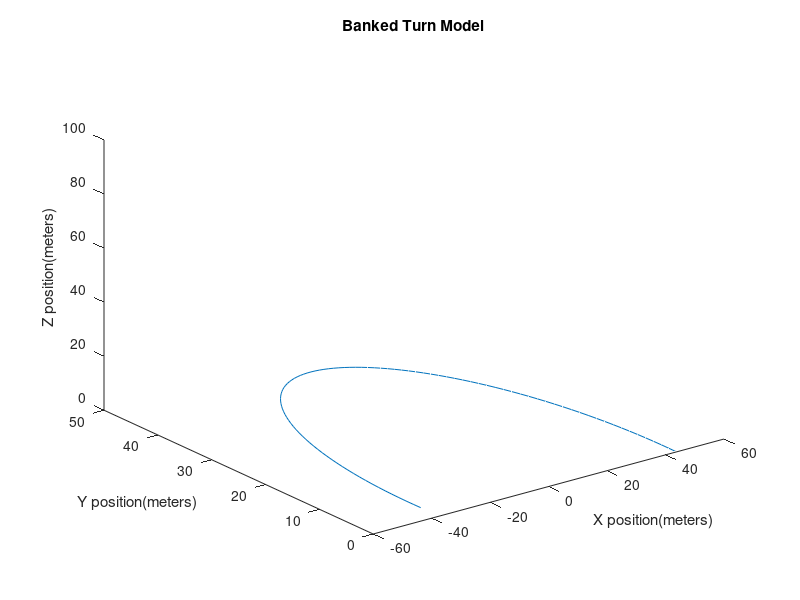
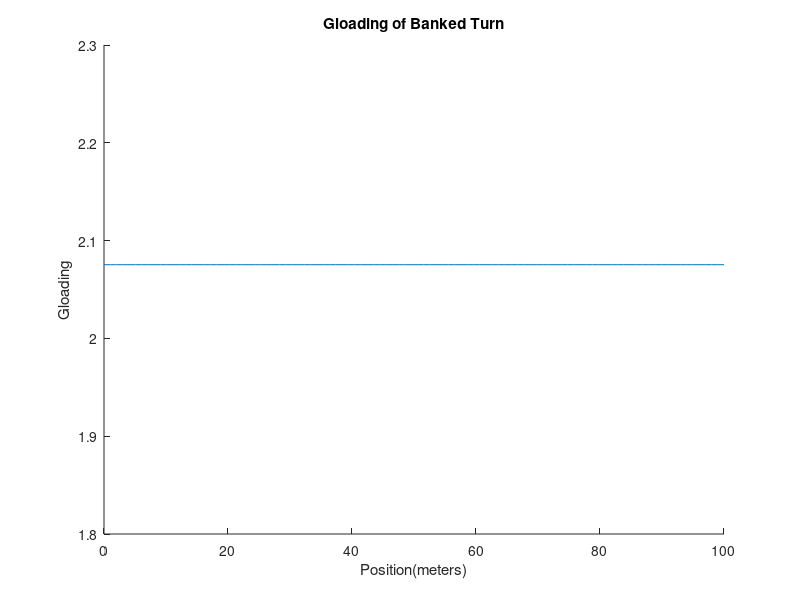

Source code (MATLAB) for these figures, in order:
clear;
clc;



    
    g = 9.81;
    h_0 = 125;
    h = 0;
    G= 5.8;

    
    v = sqrt(2* g * (h_0-h));
    r = (v^2/g)* (1/(tand(acosd(1/G))));
    s = pi * r;
    Gloading = 1/(cosd(atand(v^2/(s*g))));
    % Radius of the circle

theta = linspace(0, pi, 100); % Angle range for upper half circle

x = r * cos(theta);

y = r * sin(theta);
z = linspace(0,5,100);
 

    
 

    figure(1)
    plot3(x,y,z)
    zlim([0,100]);
    xlabel('X position(meters)')
    ylabel('Y position(meters)')
    zlabel('Z position(meters)')
    title('Banked Turn Model')

  

    figure(2)
    hold on;
    s = linspace(0,100,100);
    gloadvect = ones(1, 100) * Gloading; 
    plot(s,gloadvect)
    desiredValue = 5;
    xlabel('Position(meters)')
    ylabel('Gloading')
    title('Gloading of Banked Turn')

 
    



